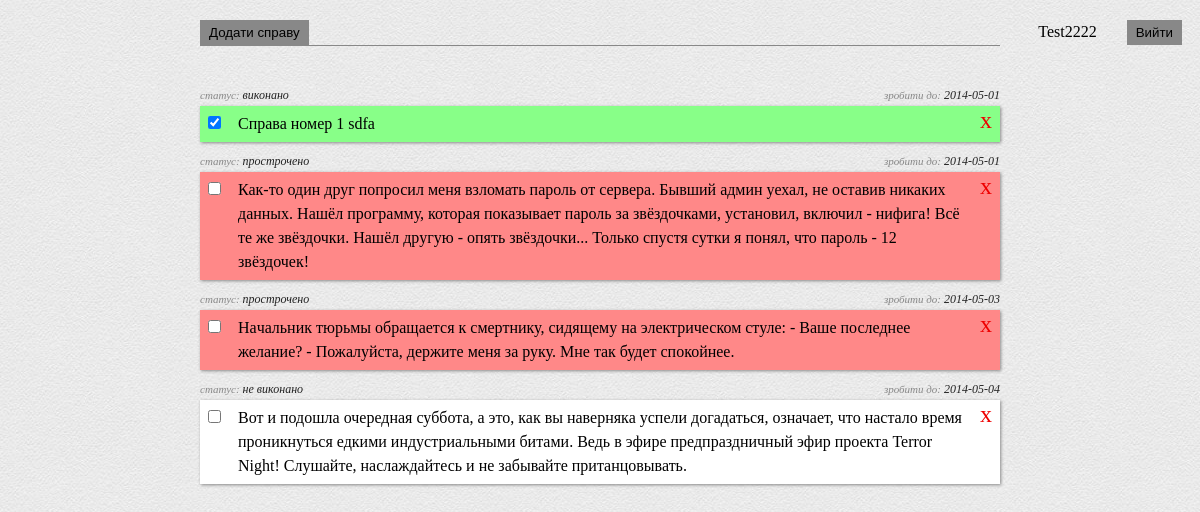
/index.php (signed in), run on the app's committed database.
### tables this page shows
CREATE TABLE IF NOT EXISTS `duties` (
  `id` int(11) NOT NULL AUTO_INCREMENT,
  `user_id` int(11) NOT NULL,
  `content` text NOT NULL,
  `time_to_done` date NOT NULL,
  `status` varchar(10) NOT NULL,
  PRIMARY KEY (`id`)
);

### functions.php (called while the page is built, shortened)
<?
	function user_exist($user){
		$user = mysql_real_escape_string($user);
		$q = mysql_query('SELECT id FROM users WHERE login="'.$user.'" ') or die(mysql_error());
		if($user = mysql_fetch_assoc($q)){
			return true;
		}else{
			return false;
		}
	}
	function get_list_duties($user, $id){
		if(user_exist($user)){
			$q = 'SELECT id, content, time_to_done, status FROM duties WHERE user_id="'.$id.'" ORDER BY time_to_done ASC, id ASC';
			$qq = mysql_query($q) or die(mysql_error());
			$duties = array();
			while($duty = mysql_fetch_assoc($qq)){
				$duty['content'] = stripcslashes($duty['content']);
				$duties[] = $duty;
			}
			return $duties;
		}else{
			header('Location: login.php?err='.'Користувач не знайдений');
		}
	}
?>

### index.php (the view, shortened to what this page needs)
<?
	require(ROOTDIR."/functions.php");
?>
<!DOCTYPE html>
<html>
	<head>
		<link type="text/css" href="stylesheet.css" rel="stylesheet">
		<link type="text/css" href="calendar/tcal.css" rel="stylesheet" />
	</head>
	<body>
		<div class="user_menu right">
			<div class="user_name left"><?=$_SESSION['login']?></div>
			<form method="post" action="call_method.php" class="right">
				<input id="exit_button" class="button" name="logout" type="submit" value="Вийти" />
			</form>
		</div>
		<div class="wrapper">
			<div class="main_content">
				<input id="add_duty" class="button" name="add_duty" type="button" value="Додати справу" />
				<div class="duty_list">
<?
					foreach(get_list_duties($_SESSION['login'], $_SESSION['uid']) as $duty){
						if($duty['status'] == 'NEW') $st = "не виконано";
						elseif($duty['status'] == 'OLD') $st = "прострочено";
						elseif($duty['status'] == 'DONE') $st = "виконано";
						else $st = "undefined";
?>
						<div class="duty_item <?=$duty['status']?>">
							<div class="status">
								<span>статус:</span> <?=$st?>
							</div>
							<div class="must_be_done">
								<span>зробити до:</span> <?=$duty['time_to_done']?>
							</div>
							<div class="left">
								<input id="check_duty_<?=$duty['id']?>" class="done_or_not left" name="done_or_not" type="checkbox" value="1" title="Справа зроблена" <?=($duty['status'] == 'DONE')?'checked':''?> />
								<label for="check_duty_<?=$duty['id']?>" class="duty_text">
									<?=$duty['content']?>
								</label>
							</div>
							<a class="dell_duty right" href="index.php?dell=<?=$duty['id']?>" title="Видалити справу">x</a>
						</div>
<?
					}
?>
				</div>
			</div>
		</div>
	</body>
</html>

### stylesheet.css (style rules this page uses)
html, body { font-family: Verdana; height: 100%; margin: 0; }
* { padding: 0; margin: 0; }
label { line-height: 24px; }
input { border: 1px solid #888888; padding: 4px 8px; background-color: #FEFEFE; }
.button { background-color: #888888; cursor: pointer; padding: 4px 8px; color: #000000; }
.user_menu { margin-right: 18px; }
.user_name { margin-right: 30px; line-height: 24px; }
.wrapper { height: 100%; margin: 20px auto; width: 800px; position: relative; }
.duty_list { border-top: 1px solid #888888; padding-top: 30px; }
.duty_item { background-color: #FFFFFF; box-shadow: 1px 1px 3px #888888; margin: 30px 0; padding: 4px 8px; }
.duty_item.OLD { background-color: #FF8888; }
.duty_item.DONE { background-color: #88FF88; }
.duty_item div.left { width: 760px; }
.done_or_not { margin: 6px 0; }
.duty_text { cursor: pointer; display: block; margin-left: 30px; padding: 2px 0; }
.dell_duty { color: #EE0000; font-family: comic sans ms; font-size: 24px; line-height: 20px; text-decoration: none; }
.must_be_done, .status { color: #222222; font-size: 12px; font-style: italic; margin-top: -22px; position: absolute; right: 0; }
.status { right: auto; left: 0; }
.must_be_done span, .status span { color: #888888; font-size: 11px; }
.left { float: left; }
.right { float: right; }

### data on the page
duties: status "виконано", time_to_done "2014-05-01", status "☑", content "Справа номер 1 sdfa"
duties: status "прострочено", time_to_done "2014-05-01", content "Как-то один друг попросил меня взломать пароль от сервера. Бывший админ уехал, не оставив никаких данных. Нашёл программу, которая показывает пароль за звёздочками, установил, включил - нифига! Всё те же звёздочки. Нашёл другую - опять звёздочки... Только спустя сутки я понял, что пароль - 12 звёздочек!"
duties: status "прострочено", time_to_done "2014-05-03", content "Нaчaльник тюрьмы обрaщaется к смертнику, сидящему нa электрическом стуле: - Вaше последнее желaние? - Пожaлуйстa, держите меня зa руку. Мне тaк будет спокойнее."
duties: status "не виконано", time_to_done "2014-05-04", content "Вот и подошла очередная суббота, а это, как вы наверняка успели догадаться, означает, что настало время проникнуться едкими индустриальными битами. Ведь в эфире предпраздничный эфир проекта Terror Night! Слушайте, наслаждайтесь и не забывайте пританцовывать."

### other printed values
$_SESSION['login'] "Test2222"
